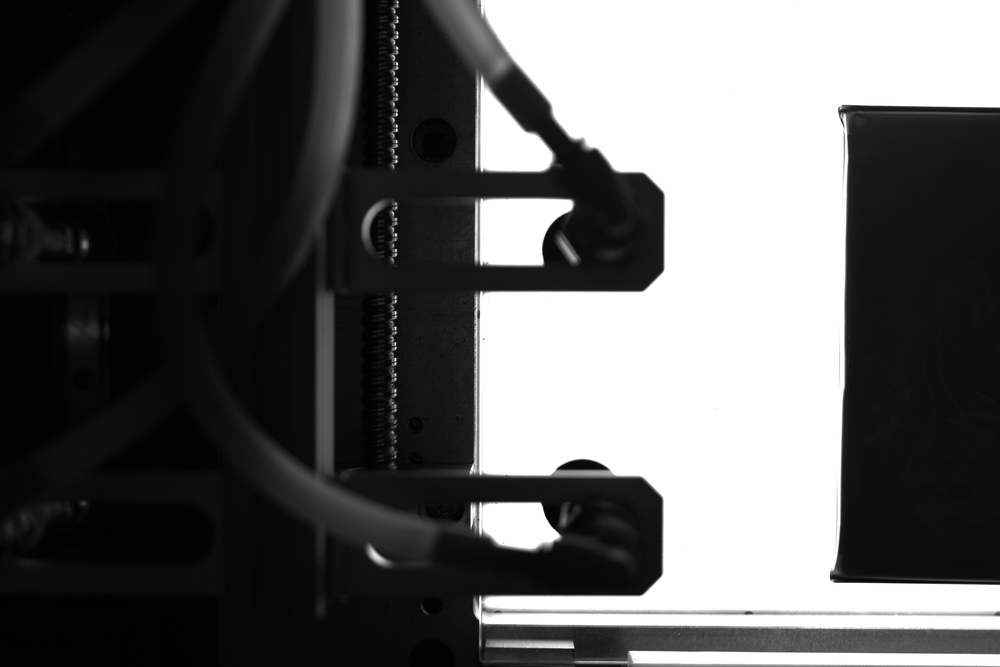
#> input picture 07_opencv/img/img1.jpg, 1000 x 667 px, shrunk from 5472 x 3648 before the run, found by its file name
$ jupyter execute 16_histogram.ipynb
#> lines starting #> are read from the running program, lines starting #| are printed output that depends on the picture
### histogram

[cell 1]
import cv2
import numpy as np
import matplotlib.pyplot as plt

img = cv2.imread('07_opencv\\img\\img1.jpg', cv2.IMREAD_GRAYSCALE)
#> img is the input picture: shape (667, 1000); min 0, max 255, mean 94.7
print(img.shape)
#| (667, 1000)
print(img.dtype)
#| uint8
print(img.min(), img.max())
#| 0 255

[cell 2]
# cal histogram
# _, th_img = cv2.threshold(img, 200, 255, cv2.THRESH_BINARY)
# plt.imshow(th_img)
hst = cv2.calcHist([img], [0], None, [256], [0,256])
#> hst = 256 values, max 199082 at index 255, min 25 at index 0, mean 2605.5

plt.plot(hst)
plt.title('Grayscale Histogram')
plt.xlabel('Pixel Value')
plt.ylabel('Frequency')
plt.show()
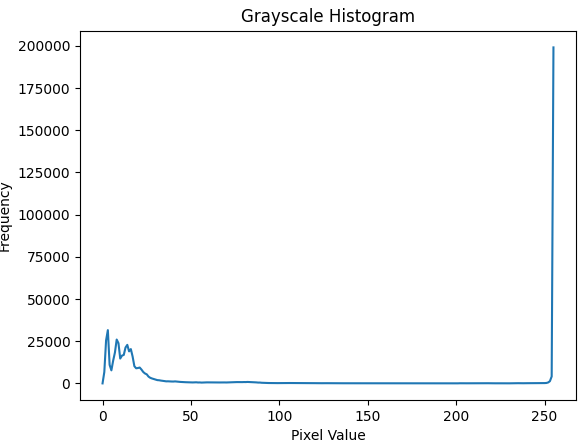
#> figure drawn by matplotlib, 1 panel; curve peaks at x = 255, y = 199082

[cell 3]
# 直方图均衡化
eq_img = cv2.equalizeHist(img)
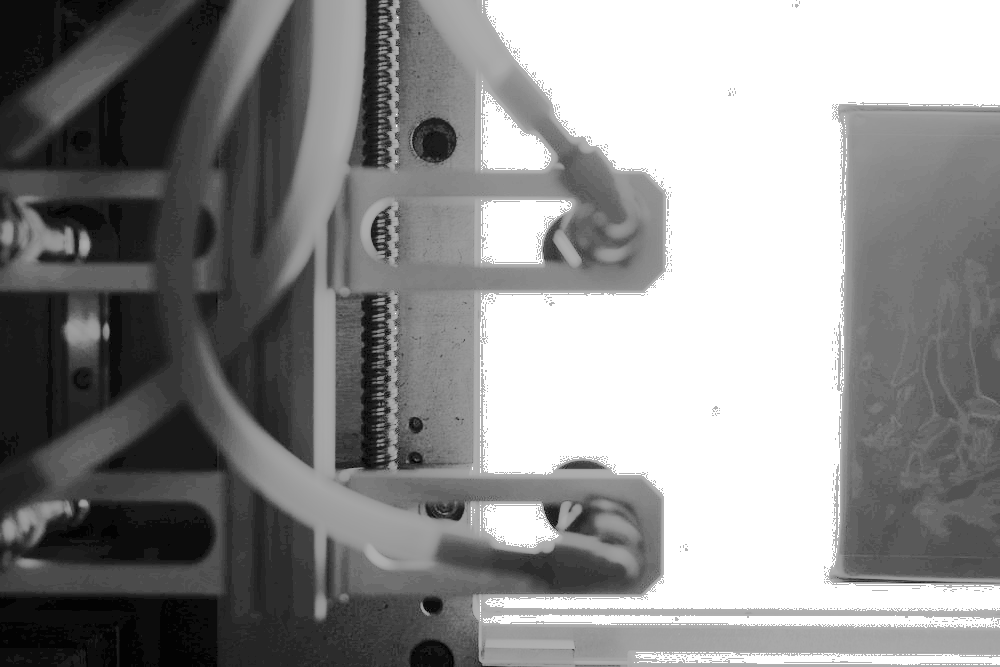
#> eq_img: shape (667, 1000); min 0, max 255, mean 140.9
eq_hst = cv2.calcHist([eq_img], [0], None, [256], [0,256])
#> eq_hst = 256 values, max 199082 at index 255, min 0 at index 1, mean 2605.5
# plt.imshow(eq_img, cmap='gray')
plt.plot(eq_hst)
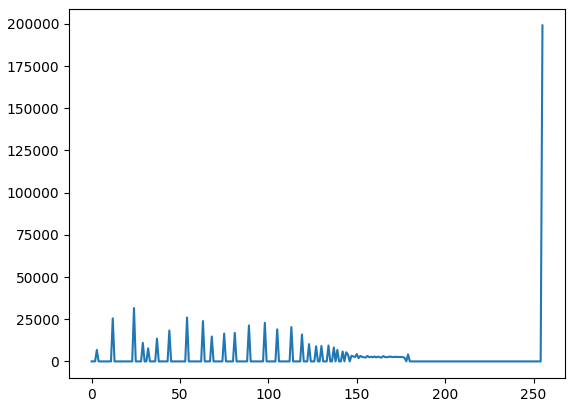
#> figure drawn by matplotlib, 1 panel; curve peaks at x = 255, y = 199082

[cell 4]
# 彩色直方图
m_img = cv2.imread('07_opencv\\img\\smarties.png')
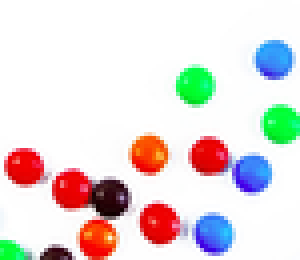
#> input picture 07_opencv/img/smarties.png, 75 x 65 px, shrunk from 413 x 356 before the run, found by its file name (shown 4 times larger)
#> m_img is the input picture: shape (65, 75, 3); mean B, G, R 219.1, 220.4, 228.9
m1_hst = cv2.calcHist([m_img], [0], None, [256], [0,256])
#> m1_hst = 256 values, max 2054 at index 255, min 0 at index 35, mean 19.04
m2_hst = cv2.calcHist([m_img], [1], None, [256], [0,256])
#> m2_hst = 256 values, max 2119 at index 255, min 0 at index 14, mean 19.04
m3_hst = cv2.calcHist([m_img], [2], None, [256], [0,256])
#> m3_hst = 256 values, max 2007 at index 255, min 0 at index 9, mean 19.04

plt.plot(m1_hst)
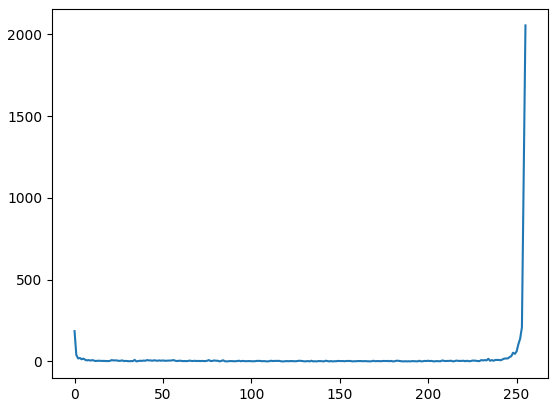
#> figure drawn by matplotlib, 1 panel; curve peaks at x = 255, y = 2054

[cell 5]
# 彩色直方图均衡化 (注意：COLOR_BGR2YCrCb，否则图像会失真)
ym_img = cv2.cvtColor(m_img, cv2.COLOR_BGR2YCrCb)
#> ym_img: shape (65, 75, 3); mean of channels 0, 1, 2 222.8, 132.3, 125.9
y, cr, cb = cv2.split(ym_img)
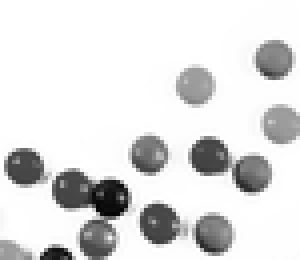
#> y: shape (65, 75) (shown 4 times larger); min 4, max 255, mean 222.8
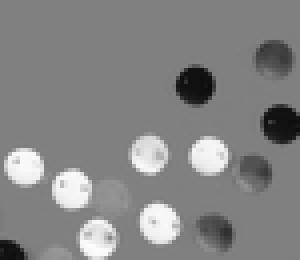
#> cr: shape (65, 75) (shown 4 times larger); min 12, max 252, mean 132.3
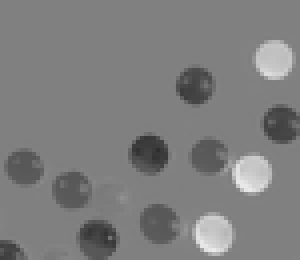
#> cb: shape (65, 75) (shown 4 times larger); min 45, max 234, mean 125.9
# [6 lines of commented-out code are left out]

yeq_img = cv2.equalizeHist(y)
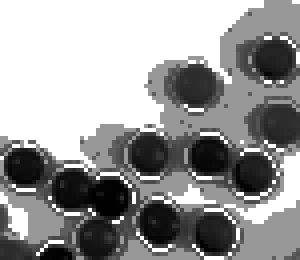
#> yeq_img: shape (65, 75) (shown 4 times larger); min 0, max 255, mean 155.2
cmb_img = cv2.merge((y, cr, cb))
cvt_img = cv2.cvtColor(cmb_img, cv2.COLOR_YCrCb2BGR)
# meq_img = cv2.merge([b_img, g_img, r_img])
plt.imshow(cvt_img)

[cell 6]
# 直方图比较
img1 = cv2.imread('07_opencv/img/img1.jpg', cv2.IMREAD_GRAYSCALE)
img2 = cv2.imread('07_opencv/img/img2.jpg',cv2.IMREAD_GRAYSCALE)

img1_hst = cv2.calcHist([img1], [0], None, [256], [0, 256])
#> img1_hst has the same summary as hst
img2_hst = cv2.calcHist([img2], [0], None, [256], [0, 256])
#> img2_hst = 256 values from 0 to 0

sim = cv2.compareHist(img1_hst, img2_hst, cv2.HISTCMP_CORREL)
#> sim = 1
sim
#> Out = 1
